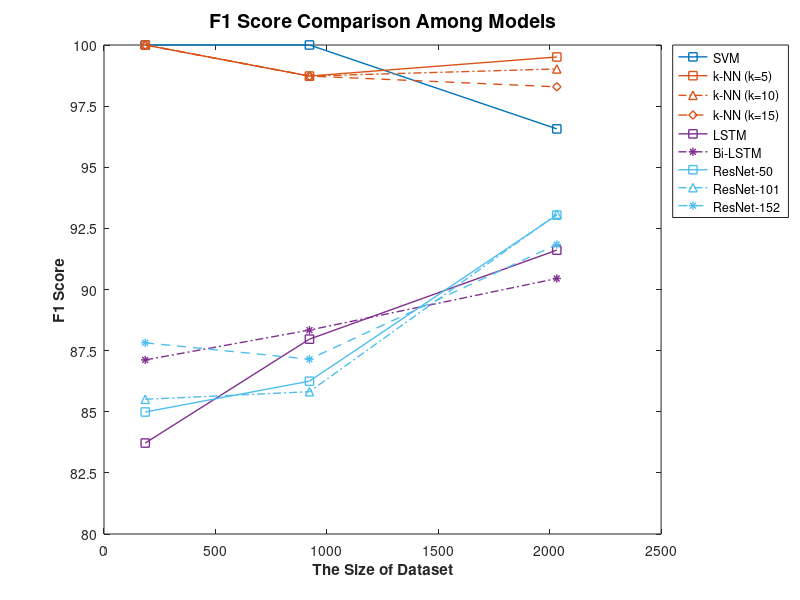

Source code (MATLAB): (Note: this script raises an error after producing the figure.)
%% Initialize
clear;
clc;

%% Read file
fileID = fopen('f1_scores.txt','r');
formatSpec = '%f %f %f';
matSize = [3, Inf];
f1_scores = fscanf(fileID, formatSpec, matSize);
fclose(fileID);

x = [185, 922, 2032];
y1 = fliplr(f1_scores(:, 1)');
y2 = fliplr(f1_scores(:, 2)');
y3 = fliplr(f1_scores(:, 3)');
y4 = fliplr(f1_scores(:, 4)');
y5 = fliplr(f1_scores(:, 5)');
y6 = fliplr(f1_scores(:, 6)');
y7 = fliplr(f1_scores(:, 7)');
y8 = fliplr(f1_scores(:, 8)');
y9 = fliplr(f1_scores(:, 9)');

%% Plot a graph

plot(x, y1, '-s', 'LineWidth', 1, 'Color', '#0072BD')
title('F1 Score Comparison Among Models','FontSize',14,'FontWeight','bold')
xlabel('The Size of Dataset','FontWeight','bold')
ylabel('F1 Score','FontWeight','bold')
hold on
plot(x, y2, '-s', 'LineWidth', 1, 'Color', '#D95319')
hold on
plot(x, y3, '-.^', 'LineWidth', 1, 'Color', '#D95319')
hold on
plot(x, y4, '--d', 'LineWidth', 1, 'Color', '#D95319')
hold on
plot(x, y5, '-s', 'LineWidth', 1, 'Color', '#7E2F8E')
hold on
plot(x, y6, '-.*', 'LineWidth', 1, 'Color', '#7E2F8E')
hold on
plot(x, y7, '-s', 'LineWidth', 1, 'Color', '#4DBEEE')
hold on
plot(x, y8, '-.^', 'LineWidth', 1, 'Color', '#4DBEEE')
hold on
plot(x, y9, '--*', 'LineWidth', 1, 'Color', '#4DBEEE')
hold off

legend({'SVM','k-NN (k=5)','k-NN (k=10)','k-NN (k=15)', ...
    'LSTM','Bi-LSTM','ResNet-50','ResNet-101','ResNet-152'}, ...
    'Location', 'northeastoutside');

% xticks([100 185 200 300 4 5 6 7 ])
% xticklabels({'2032','922','185'})
yticks([80 82.5 85 87.5 90 92.5 95 97.5 100])
yticklabels({'80','82.5','85','87.5','90','92.5','95','97.5','100'})
ytickformat('percentage')
xlim([0 2200])
ylim([79 101])

ax = gca;
ax.XGrid = 'off';
ax.YGrid = 'on';
ax.GridLineStyle = ':';
ax.GridAlpha = 0.5;

